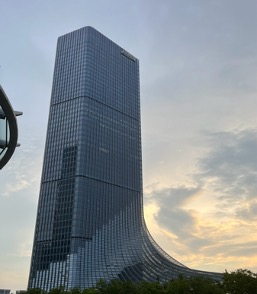
#> input picture 最优化算法与立体视觉重建/图像拼接模型/stitch1.jpg, 257 x 294 px
$ jupyter execute --allow-errors practice_extra.ipynb
#> lines starting #> are read from the running program, lines starting #| are printed output that depends on the picture
# 第8章 图像拼接

本章节学习目标：

- 理解本章核心算法的**数学原理**
- 掌握算法的**手写实现**方法
- 学会使用 OpenCV 对应函数进行**工程实践**
- 通过编程练习加深对算法的理解

> **📌 学习建议**：先阅读概念说明，再动手编写代码，最后完成练习

[cell 1]
# -*- coding: utf-8 -*-
# 中文路径兼容的图像读写函数
import numpy as np
import cv2
import os
import random
import matplotlib.pyplot as plt

def cv_imread(filepath, flags=cv2.IMREAD_COLOR):
    """支持中文路径的图像读取"""
#> called with filepath = 'stitch1.jpg', flags = 1
    with open(filepath, 'rb') as f:
        buf = np.frombuffer(f.read(), dtype=np.uint8)
    return cv2.imdecode(buf, flags)
#> returned value is the input picture: shape (294, 257, 3); mean B, G, R 148.1, 142.8, 135.5

# [9 lines left out: function cv_imwrite, not called in this run]

# 代码实现

在这一节中，我们将编程实现图像拼接。

[cell 2]
random.seed(42)

# 利用RANSAC算法剔除无效点
# [81 lines left out: function compute_affine_xform, not called in this run]

为了在绘制时能够体现出异常点对，我们改写第7章中的draw_matches()函数。

[cell 3]
# [59 lines left out: function draw_matches, not called in this run]

在此之后，我们编写图像变换与缝合的相关函数。

[cell 4]
# 图像变换与缝合
# [21 lines left out: function stitch_images, not called in this run]

导入两张图像$\boldsymbol{A}$和$\boldsymbol{B}$，我们先计算图像的变换矩阵。

[cell 5]
# 读取图像
img1 = cv_imread('stitch1.jpg', cv2.IMREAD_COLOR)
img2 = cv_imread('stitch2.jpg', cv2.IMREAD_COLOR)
#> call 2 of cv_imread, with filepath = 'stitch2.jpg', flags = 1
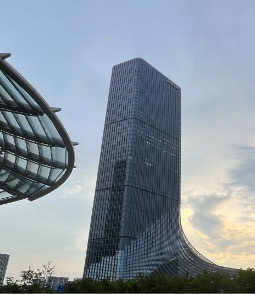
#> input picture 最优化算法与立体视觉重建/图像拼接模型/stitch2.jpg, 255 x 294 px
#> in cv_imread, returned value is the input picture: shape (294, 255, 3); mean B, G, R 156.3, 146, 134.2
gray1 = cv2.cvtColor(img1, cv2.COLOR_BGR2GRAY) / 255.0
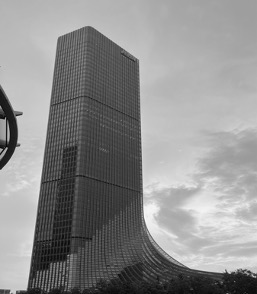
#> gray1: shape (294, 257) float64; min 0.0235, max 0.98, mean 0.554
gray2 = cv2.cvtColor(img2, cv2.COLOR_BGR2GRAY) / 255.0
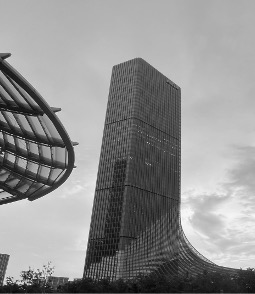
#> gray2: shape (294, 255) float64; min 0.00784, max 0.996, mean 0.563

#> (the rest of this cell did not finish here and is left out)

在此之后，我们将其中一张图像进行变换，并与另一张图像拼接。

[cell 6]
# 假设 img1 和 img2 是 BGR 格式的图像，将它们转换为 RGB
img1_rgb = cv2.cvtColor(img1, cv2.COLOR_BGR2RGB)
img2_rgb = cv2.cvtColor(img2, cv2.COLOR_BGR2RGB)

# 使用转换后的 RGB 图像拼接
#> (the rest of this cell did not finish here and is left out)
